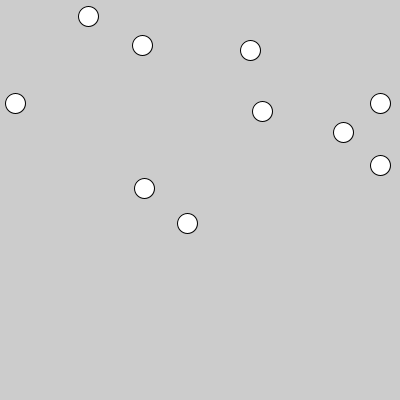
Frame 1 (no input)
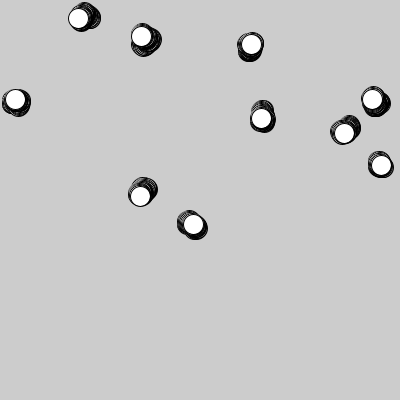
Frame 60 (the mouse pressed at the canvas centre just before this capture)
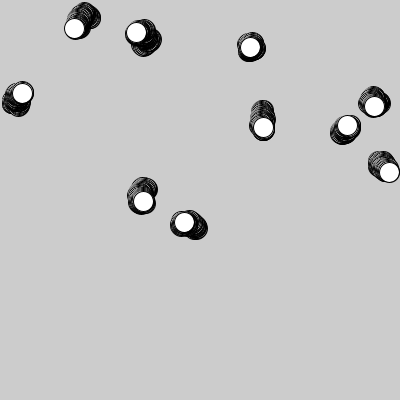
Frame 120 (the mouse held since frame 60 and released just before this capture)

The Processing sketch that drew these frames (run headless with seeded random() and noise(); from frame 60 on, the mouse is pressed at the canvas centre):

// Processing sketch: CP034_manyCirclesRandomMotionHW
// ── CP034_manyCirclesRandomMotionHW.pde
// HW
//
// 1. change moveCirclesCloseBy() so that circles will stay in canvas
//
// 2. change the code, so that when 2 circles touch, they create a new circle, adding it to the canvas
//
// 3. change the code, so that when 2 circles touch, they both change color to a new random color
//
// 4. change it so that after 3 collisions, a circle will vanish
//
// 5. make a nice effect for the vanishing circle, like an explosion

int[] x;
int[] y;
int diam;
final int nCircles = 10;

void setup() {
  size(400, 400);

  x = new int[nCircles];
  y = new int[nCircles];
  diam = 20;

  initPositions();
}

void draw() {
  //moveCirclesRandomly();
  moveCirclesCloseBy();
  drawCircles();
}

void initPositions() {
  for (int i = 0; i < nCircles; i++) {
    x[i] = int( random(width - diam/2) + diam/2 );
    y[i] = int( random(height - diam/2) + diam/2 );
  }
}

void drawCircles() {
  for (int i = 0; i < nCircles; i++) {
    circle(x[i], y[i], diam);
  }
}

void moveCirclesRandomly() {
  initPositions();
}

void moveCirclesCloseBy() {
  for (int i = 0; i < nCircles; i++) {
    x[i] += int(random(3)) - 1;
    y[i] += int(random(3)) - 1;
  }
}
